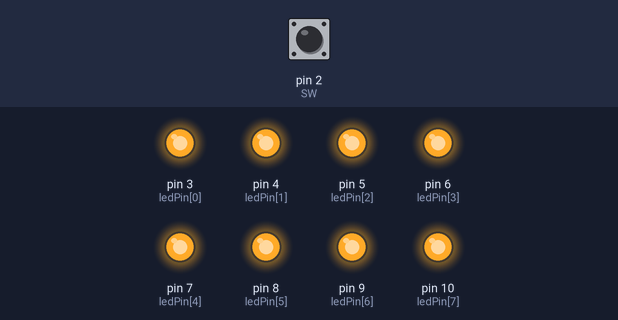
A sketch run on a simulated Arduino Uno, built with avr-gcc and run on an emulated ATmega328P. Parts: output pins drawn as LEDs (lit = HIGH). The inputs (shaded band) are chosen by the test bench; at power-on: pin 2 (SW) LOW.

Above: at 0.5 s.
At 2.5 s:
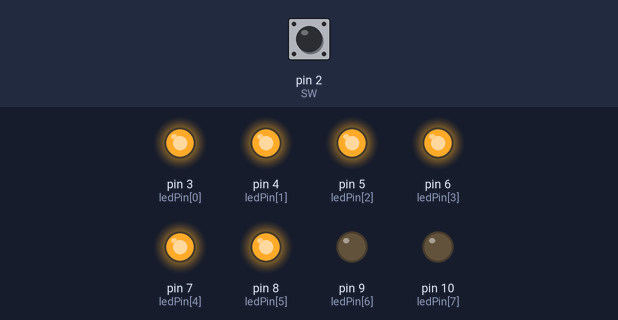
At 3.5 s:
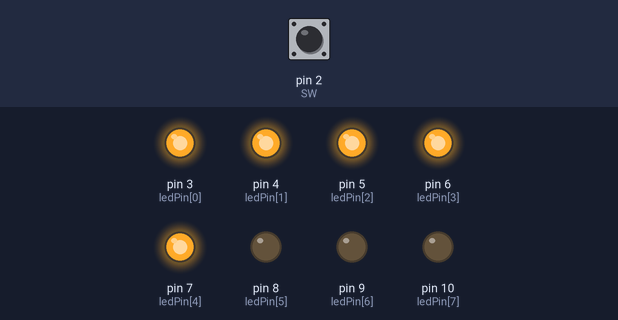
At 5.5 s:
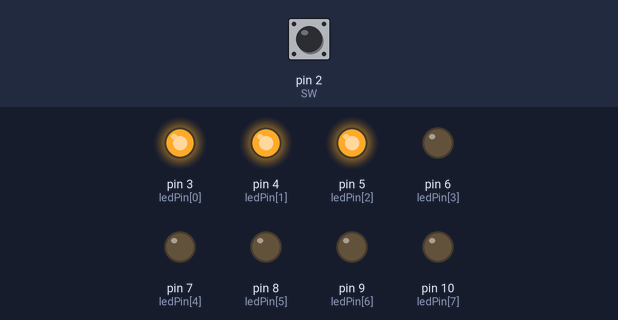
At 7.5 s:
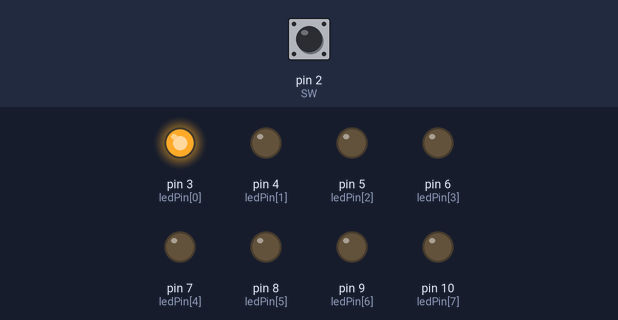
At 10.5 s:
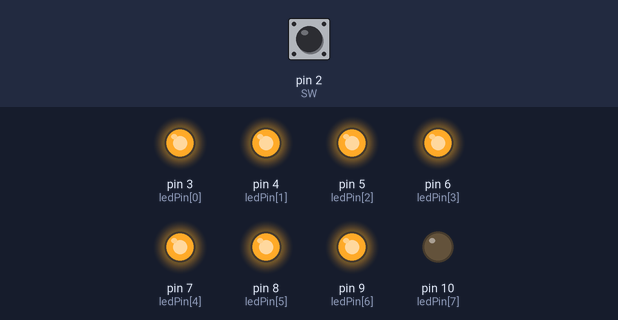
Timing chart, 0 to 11.7 s (numbered marks = the images above):
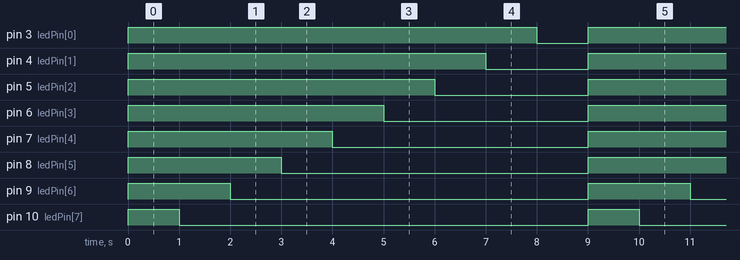

The sketch:

4_arduino-basic_8Leds_beforeImprove.ino
```cpp
// https://www.tinkercad.com/things/aCAQGJyLKiz

int ledPin[8] = {3, 4, 5, 6, 7, 8, 9, 10};
int SW = 2;


void turnOffAll(){
    for(int i=0; i<=7;++i){ digitalWrite(ledPin[i], LOW); }
}

void turnOnAll(){
    for(int i=0; i<=7;++i){ digitalWrite(ledPin[i], HIGH); }
}

void setup()
{
    pinMode(ledPin[0], OUTPUT);
    pinMode(ledPin[1], OUTPUT);
    pinMode(ledPin[2], OUTPUT);
    pinMode(ledPin[3], OUTPUT);
    pinMode(ledPin[4], OUTPUT);
    pinMode(ledPin[5], OUTPUT);
    pinMode(ledPin[6], OUTPUT);
    pinMode(ledPin[7], OUTPUT);
    pinMode(SW, INPUT);
}

void loop()
{


    if(digitalRead(SW) == HIGH){
        turnOffAll();
        for(int i=0; i<=7;++i){
            digitalWrite(ledPin[i], HIGH);
            delay(1000);
        }
    }


    else{
        turnOnAll();
        delay(1000);
        for(int i=0; i<=7;++i){
            digitalWrite(ledPin[7-i], LOW);
            delay(1000);
        }


    }

}
```

Measured:
- by itself, pin 3 (ledPin[0]): alternates HIGH for 8.0 s and LOW for 1.0 s
- by itself, pin 4 (ledPin[1]): alternates HIGH for 7.0 s and LOW for 2.0 s
- by itself, pin 5 (ledPin[2]): alternates HIGH for 6.0 s and LOW for 3.0 s
- by itself, pin 6 (ledPin[3]): alternates HIGH for 5.0 s and LOW for 4.0 s
- by itself, pin 7 (ledPin[4]): alternates HIGH for 4.0 s and LOW for 5.0 s
- by itself, pin 8 (ledPin[5]): alternates HIGH for 3.0 s and LOW for 6.0 s
- by itself, pin 9 (ledPin[6]): alternates HIGH for 2.0 s and LOW for 7.0 s
- by itself, pin 10 (ledPin[7]): alternates HIGH for 1.0 s and LOW for 8.0 s
